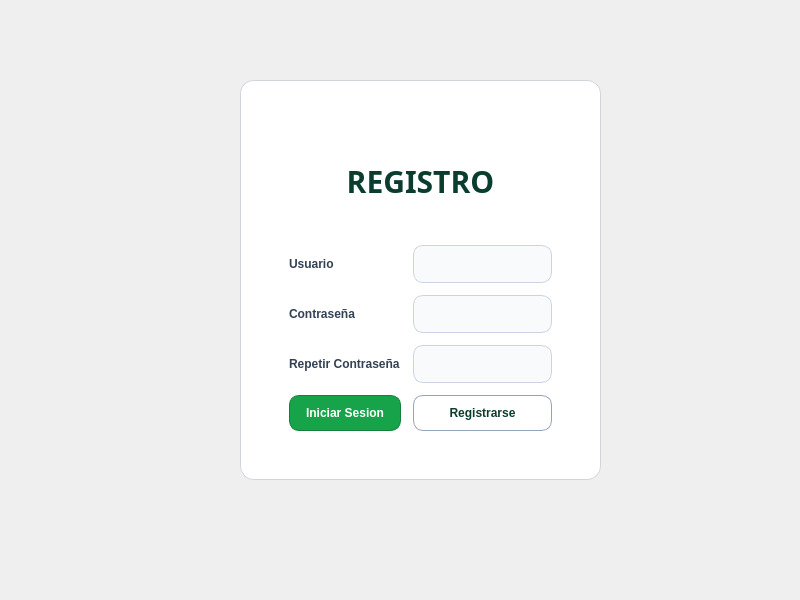
<?xml version="1.0" encoding="UTF-8"?>
<ui version="4.0">
 <class>Form</class>
 <widget class="QWidget" name="Form">
  <property name="geometry">
   <rect>
    <x>0</x>
    <y>0</y>
    <width>800</width>
    <height>600</height>
   </rect>
  </property>
  <property name="windowTitle">
   <string>Form</string>
  </property>
  <property name="styleSheet">
   <string notr="true">/* ===== Tarjeta ===== */
QFrame#cardRegister {
  background: #ffffff;
  border: 1px solid #d1d5db;
  border-radius: 14px;
  padding: 24px;
  max-width: 420px;
}

/* ===== Título ===== */
QLabel#lblTitleRegister {
  color: #0b3d2e;
  font-size: 30px;
  font-weight: 800;
  letter-spacing: .5px;
  border: none;
}

/* ===== Labels ===== */
QLabel#lblPwd1, QLabel#lblPwd2, QLabel#lblUserR {
  color: #334155;
  font-weight: 600;
}

/* ===== Campos ===== */
QLineEdit#txtUserRegister, QLineEdit#txtPwdRegister, QLineEdit#txtPwdValidate {
  background: #f8fafc;
  color: #111827;
  border: 1px solid #cbd5e1;
  border-radius: 10px;
  padding: 10px 12px;
}
QLineEdit#txtUserRegister:focus, QLineEdit#txtPwdRegister:focus, QLineEdit#txtPwdValidate:focus {
  border: 2px solid #22c55e;
  background: #ffffff;
}
QLineEdit#txtUserRegister::placeholder, QLineEdit#txtPwdRegister::placeholder,QLineEdit#txtPwdValidate::placeholder {
  color: #94a3b8;
}

/* ===== Botón principal (Login) ===== */
QPushButton#btnLoginR {
  background: #16a34a;
  color: #ffffff;
  border: 1px solid #15803d;
  border-radius: 10px;
  padding: 10px 16px;
  font-weight: 600;
}
QPushButton#btnLoginR:hover   { background: #17b455; }
QPushButton#btnLoginR:pressed { background: #12803e; }
QPushButton#btnLoginR:disabled{
  background: #a7f3d0; color: #065f46; border-color: #86efac;
}

/* ===== Botón secundario (Registro) ===== */
QPushButton#btnRegisterR {
  background: transparent;
  color: #0b3d2e;
  border: 1px solid #94a3b8;
  border-radius: 10px;
  padding: 10px 16px;
  font-weight: 600;
}
QPushButton#btnRegisterR:hover {
  border-color: #16a34a;
  color: #065f46;
}
</string>
  </property>
  <widget class="QFrame" name="cardRegister">
   <property name="geometry">
    <rect>
     <x>240</x>
     <y>80</y>
     <width>361</width>
     <height>400</height>
    </rect>
   </property>
   <property name="minimumSize">
    <size>
     <width>100</width>
     <height>100</height>
    </size>
   </property>
   <property name="maximumSize">
    <size>
     <width>470</width>
     <height>16777215</height>
    </size>
   </property>
   <property name="baseSize">
    <size>
     <width>100</width>
     <height>100</height>
    </size>
   </property>
   <property name="frameShape">
    <enum>QFrame::StyledPanel</enum>
   </property>
   <property name="frameShadow">
    <enum>QFrame::Raised</enum>
   </property>
   <layout class="QGridLayout" name="gridLayout_2" rowstretch="0,0,0,0,0" columnstretch="2,3">
    <property name="sizeConstraint">
     <enum>QLayout::SetDefaultConstraint</enum>
    </property>
    <property name="leftMargin">
     <number>24</number>
    </property>
    <property name="topMargin">
     <number>24</number>
    </property>
    <property name="rightMargin">
     <number>24</number>
    </property>
    <property name="bottomMargin">
     <number>24</number>
    </property>
    <property name="spacing">
     <number>12</number>
    </property>
    <item row="4" column="1">
     <widget class="QPushButton" name="btnRegisterR">
      <property name="styleSheet">
       <string notr="true"/>
      </property>
      <property name="text">
       <string>Registrarse</string>
      </property>
     </widget>
    </item>
    <item row="2" column="1">
     <widget class="QLineEdit" name="txtPwdRegister">
      <property name="minimumSize">
       <size>
        <width>0</width>
        <height>30</height>
       </size>
      </property>
      <property name="styleSheet">
       <string notr="true"/>
      </property>
     </widget>
    </item>
    <item row="2" column="0">
     <widget class="QLabel" name="lblPwd1">
      <property name="styleSheet">
       <string notr="true"/>
      </property>
      <property name="text">
       <string>Contraseña</string>
      </property>
     </widget>
    </item>
    <item row="1" column="1">
     <widget class="QLineEdit" name="txtUserRegister">
      <property name="enabled">
       <bool>true</bool>
      </property>
      <property name="minimumSize">
       <size>
        <width>0</width>
        <height>30</height>
       </size>
      </property>
     </widget>
    </item>
    <item row="4" column="0">
     <widget class="QPushButton" name="btnLoginR">
      <property name="text">
       <string>Iniciar Sesion</string>
      </property>
     </widget>
    </item>
    <item row="1" column="0">
     <widget class="QLabel" name="lblUserR">
      <property name="text">
       <string>Usuario</string>
      </property>
     </widget>
    </item>
    <item row="0" column="0" colspan="2">
     <widget class="QLabel" name="lblTitleRegister">
      <property name="font">
       <font>
        <family>Bebas Neue</family>
        <pointsize>-1</pointsize>
        <bold>true</bold>
       </font>
      </property>
      <property name="styleSheet">
       <string notr="true"/>
      </property>
      <property name="text">
       <string>REGISTRO</string>
      </property>
      <property name="alignment">
       <set>Qt::AlignCenter</set>
      </property>
     </widget>
    </item>
    <item row="3" column="0">
     <widget class="QLabel" name="lblPwd2">
      <property name="text">
       <string>Repetir Contraseña</string>
      </property>
     </widget>
    </item>
    <item row="3" column="1">
     <widget class="QLineEdit" name="txtPwdValidate">
      <property name="minimumSize">
       <size>
        <width>0</width>
        <height>30</height>
       </size>
      </property>
      <property name="styleSheet">
       <string notr="true"/>
      </property>
     </widget>
    </item>
   </layout>
  </widget>
 </widget>
 <resources/>
 <connections/>
</ui>
